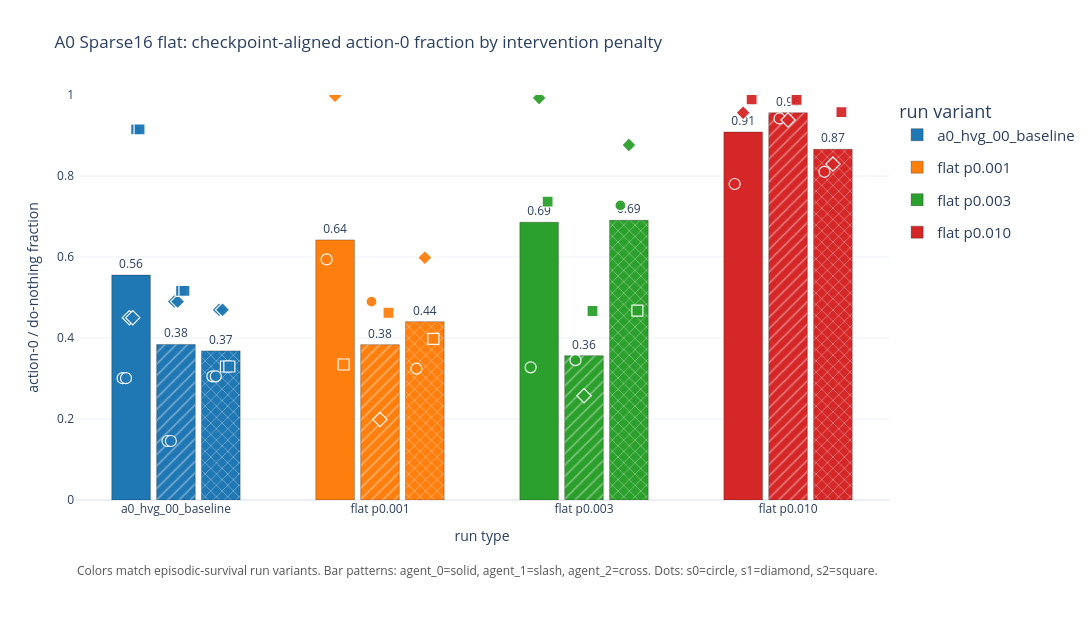
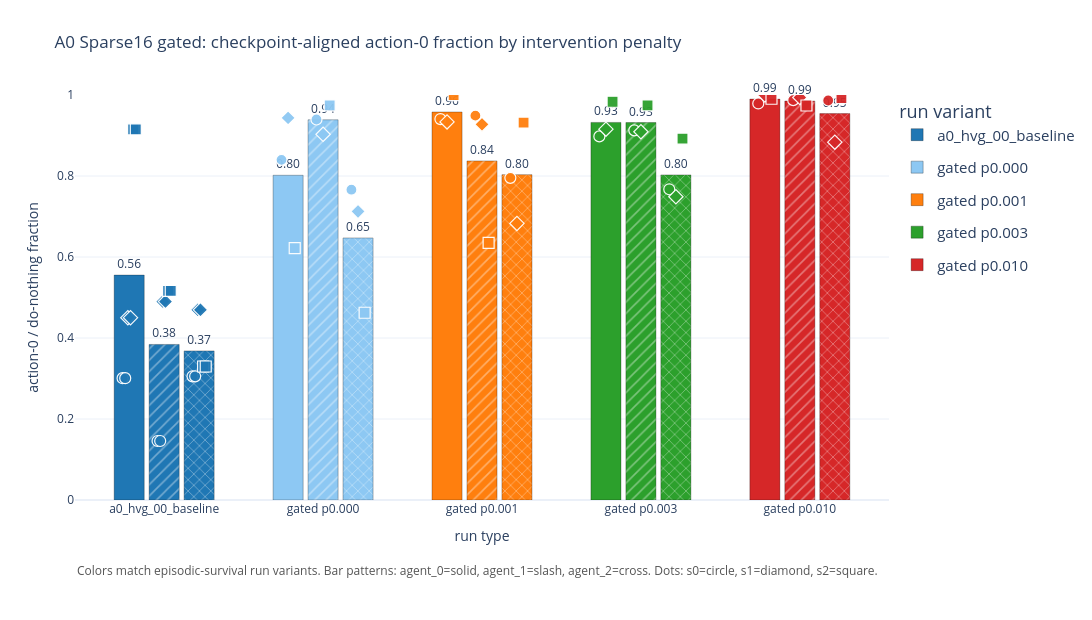

The cell these charts' notebook holds for them, in order:
### Markdown cell above
## A0 Sparse16 Checkpoint-Aligned Action-0 Plots

Same checkpoint-aligned action-0 / do-nothing plot style as above, but for the Sparse16 intervention-penalty runs. Bars show mean over seeds at each run's `best_test_<run>.tar` checkpoint; dots show the individual seed values. Flat and gated policies are separated into two plots.

### Code cell
A0_SPARSE16_CHECKPOINT_VARIANTS = [
    {
        "family": "a0_hvg_00_baseline",
        "label": A0_HVG_BASELINE_LABEL,
        "plot_group": "flat",
        "order": 0,
    },
    {
        "family": "a0_hvg_00_baseline",
        "label": A0_HVG_BASELINE_LABEL,
        "plot_group": "gated",
        "order": 0,
    },
    {
        "family": "a0_sparse16_flat_p001",
        "label": "flat p0.001",
        "plot_group": "flat",
        "order": 1,
    },
    {
        "family": "a0_sparse16_flat_p003",
        "label": "flat p0.003",
        "plot_group": "flat",
        "order": 2,
    },
    {
        "family": "a0_sparse16_flat_p010",
        "label": "flat p0.010",
        "plot_group": "flat",
        "order": 3,
    },
    {
        "family": "a0_sparse16_gated_p000",
        "label": "gated p0.000",
        "plot_group": "gated",
        "order": 0,
    },
    {
        "family": "a0_sparse16_gated_p001",
        "label": "gated p0.001",
        "plot_group": "gated",
        "order": 1,
    },
    {
        "family": "a0_sparse16_gated_p003",
        "label": "gated p0.003",
        "plot_group": "gated",
        "order": 2,
    },
    {
        "family": "a0_sparse16_gated_p010",
        "label": "gated p0.010",
        "plot_group": "gated",
        "order": 3,
    },
]

A0_SPARSE16_VARIANT_COLORS = {
    A0_HVG_BASELINE_LABEL: "#1f77b4",
    "flat p0.001": "#ff7f0e",
    "flat p0.003": "#2ca02c",
    "flat p0.010": "#d62728",
    "gated p0.000": "#8dc8f3",
    "gated p0.001": "#ff7f0e",
    "gated p0.003": "#2ca02c",
    "gated p0.010": "#d62728",
}

# The shared plotting helper above reads this color map by label.
A0_HVG_VARIANT_COLORS.update(A0_SPARSE16_VARIANT_COLORS)

# Sparse16 exists in both CPU and GPU run-data folders. Keep one source slice so
# identical run names are not counted twice. Unsplit folders, such as
# a0_hvg_00_baseline, are kept as shared comparison rows.
SPARSE16_CHECKPOINT_RUN_DATA_SOURCE = adm._normalize_run_data_source(RUN_DATA_SOURCE) or "gpu"
_sparse16_selected_runs_original = ctx["selected_runs"]
_sparse16_selected_runs = adm._filter_rows_by_run_data_source(
    _sparse16_selected_runs_original,
    SPARSE16_CHECKPOINT_RUN_DATA_SOURCE,
    keep_unsplit=True,
)
if _sparse16_selected_runs.empty:
    print(
        f"No Sparse16 rows found for source={SPARSE16_CHECKPOINT_RUN_DATA_SOURCE!r}; "
        "falling back to all loaded Sparse16 rows."
    )
    _sparse16_selected_runs = _sparse16_selected_runs_original
else:
    _sparse16_source_mask = _sparse16_selected_runs["run_name"].fillna("").astype(str).str.startswith("a0_sparse16_")
    _sparse16_baseline_source_mask = _sparse16_selected_runs["run_name"].fillna("").astype(str).str.startswith(f"{A0_HVG_BASELINE_LABEL}_")
    print(
        f"Sparse16 checkpoint plots using run-data source={SPARSE16_CHECKPOINT_RUN_DATA_SOURCE!r} "
        f"({_sparse16_source_mask.sum()} cached Sparse16 runs, "
        f"{_sparse16_selected_runs.loc[_sparse16_source_mask, 'run_name'].nunique()} unique Sparse16 run names; "
        f"{_sparse16_baseline_source_mask.sum()} cached {A0_HVG_BASELINE_LABEL} runs)."
    )

ctx["selected_runs"] = _sparse16_selected_runs
try:
    sparse16_checkpoint_action0_by_seed, sparse16_checkpoint_action0_missing = _collect_a0_hvg_best_test_checkpoint_action0_rows(
        A0_SPARSE16_CHECKPOINT_VARIANTS
    )
finally:
    ctx["selected_runs"] = _sparse16_selected_runs_original
print(f"A0 Sparse16 best-test checkpoint-aligned action-0 rows: {len(sparse16_checkpoint_action0_by_seed)}")
if SHOW_DIAGNOSTIC_TABLES:
    display(sparse16_checkpoint_action0_by_seed.sort_values(["plot_group", "order", "seed", "agent"]))
    if not sparse16_checkpoint_action0_missing.empty:
        print("Missing / skipped A0 Sparse16 checkpoint-aligned rows:")
        display(sparse16_checkpoint_action0_missing)
elif not sparse16_checkpoint_action0_missing.empty:
    print(f"A0 Sparse16 missing/skipped rows hidden: {len(sparse16_checkpoint_action0_missing)}. Set SHOW_DIAGNOSTIC_TABLES=True to inspect them.")

fig_a0_sparse16_checkpoint_action0_flat, a0_sparse16_checkpoint_action0_flat_summary = _plot_checkpoint_action0_grouped_bars(
    sparse16_checkpoint_action0_by_seed,
    plot_group="flat",
    labels=[A0_HVG_BASELINE_LABEL, "flat p0.001", "flat p0.003", "flat p0.010"],
    title="A0 Sparse16 flat: checkpoint-aligned action-0 fraction by intervention penalty",
    save_name="a0_sparse16_checkpoint_action0_flat_penalties",
)

fig_a0_sparse16_checkpoint_action0_gated, a0_sparse16_checkpoint_action0_gated_summary = _plot_checkpoint_action0_grouped_bars(
    sparse16_checkpoint_action0_by_seed,
    plot_group="gated",
    labels=[A0_HVG_BASELINE_LABEL, "gated p0.000", "gated p0.001", "gated p0.003", "gated p0.010"],
    title="A0 Sparse16 gated: checkpoint-aligned action-0 fraction by intervention penalty",
    save_name="a0_sparse16_checkpoint_action0_gated_penalties",
)

# display(fig_a0_sparse16_checkpoint_action0_flat)
# fig_a0_sparse16_checkpoint_action0_gated
